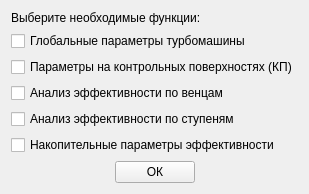
<?xml version="1.0" encoding="UTF-8"?>
<ui version="4.0">
 <class>optionList</class>
 <widget class="QWidget" name="optionList">
  <property name="geometry">
   <rect>
    <x>0</x>
    <y>0</y>
    <width>283</width>
    <height>178</height>
   </rect>
  </property>
  <property name="windowTitle">
   <string>Form</string>
  </property>
  <layout class="QVBoxLayout" name="verticalLayout">
   <item>
    <widget class="QLabel" name="label">
     <property name="text">
      <string>Выберите необходимые функции:</string>
     </property>
    </widget>
   </item>
   <item>
    <widget class="QCheckBox" name="GlobalOption">
     <property name="text">
      <string>Глобальные параметры турбомашины</string>
     </property>
    </widget>
   </item>
   <item>
    <widget class="QCheckBox" name="ControlSurfacesOption">
     <property name="text">
      <string>Параметры на контрольных поверхностях (КП)</string>
     </property>
    </widget>
   </item>
   <item>
    <widget class="QCheckBox" name="RowEffOption">
     <property name="text">
      <string>Анализ эффективности по венцам</string>
     </property>
    </widget>
   </item>
   <item>
    <widget class="QCheckBox" name="StageEffOption">
     <property name="text">
      <string>Анализ эффективности по ступеням</string>
     </property>
    </widget>
   </item>
   <item>
    <widget class="QCheckBox" name="ProgrEffOption">
     <property name="text">
      <string>Накопительные параметры эффективности</string>
     </property>
    </widget>
   </item>
   <item>
    <layout class="QHBoxLayout" name="horizontalLayout">
     <item>
      <spacer name="horizontalSpacer">
       <property name="orientation">
        <enum>Qt::Horizontal</enum>
       </property>
       <property name="sizeHint" stdset="0">
        <size>
         <width>40</width>
         <height>20</height>
        </size>
       </property>
      </spacer>
     </item>
     <item>
      <widget class="QPushButton" name="okBtn">
       <property name="text">
        <string>ОК</string>
       </property>
      </widget>
     </item>
     <item>
      <spacer name="horizontalSpacer_2">
       <property name="orientation">
        <enum>Qt::Horizontal</enum>
       </property>
       <property name="sizeHint" stdset="0">
        <size>
         <width>40</width>
         <height>20</height>
        </size>
       </property>
      </spacer>
     </item>
    </layout>
   </item>
  </layout>
 </widget>
 <resources/>
 <connections/>
</ui>
